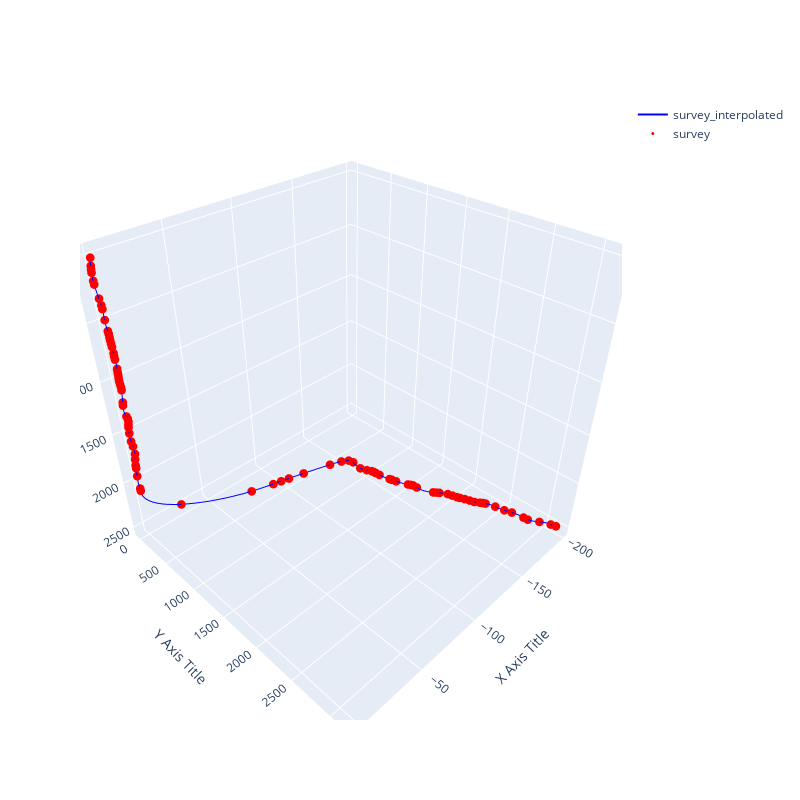

Notebook code for this chart:
### Code cell
# Interpolate survey - generate points every 30 meters
survey_data_interp = filtered_survey_data.interpolate_survey(step=30)

# Create a 3D scatter plot
fig = go.Figure()

# Add interpolated survey data as a blue line
fig.add_trace(go.Scatter3d(
    x=survey_data_interp.x,
    y=survey_data_interp.y,
    z=survey_data_interp.z,
    mode='lines',
    line=dict(color='blue'),
    name='survey_interpolated'
))

# Add filtered survey data as red markers
fig.add_trace(go.Scatter3d(
    x=filtered_survey_data.x,
    y=filtered_survey_data.y,
    z=filtered_survey_data.z,
    mode='markers',
    marker=dict(color='red', size=3),  # Adjust marker size here
    name='survey'
))

# Reverse the z-axis for better visualization
fig.update_scenes(zaxis_autorange="reversed")

# Customize the layout
fig.update_layout(
    width=800,  # Set the width of the plot
    height=800,  # Set the height of the plot
    scene=dict(
        xaxis_title='X Axis Title',
        yaxis_title='Y Axis Title',
        zaxis_title='Z Axis Title'
    )
)

# Show the plot
fig.show()

### Figure 1 — Plotly figure (JSON) as saved in the notebook; plotly's stock layout.template omitted (floating-point values rounded to 4 significant figures; data arrays with more than 128 entries replaced by an {"elided": "..."} marker saying what was removed)
{"data": [{"line": {"color": "blue"}, "mode": "lines", "name": "survey_interpolated", "type": "scatter3d", "x": {"elided": "274 float values"}, "y": {"elided": "274 float values"}, "z": {"elided": "274 float values"}}, {"marker": {"color": "red", "size": 3}, "mode": "markers", "name": "survey", "type": "scatter3d", "x": [0, 0.6935, 0.9485, 1.077, 1.147, 1.04, 0.05708, -0.4399, -0.5745, -0.5662, -0.9621, -1.12, -1.136, -1.136, -1.146, -1.23, -1.383, -1.556, -1.511, -1.593, -1.693, -1.628, -1.539, -1.523, -1.418, -1.342, -1.487, -1.717, -1.697, -0.853, -0.5347, -1.284, -1.825, -1.864, -1.46, -1.139, -0.8627, -0.9151, -1.486, -1.729, -1.015, -0.4737, -0.4161, -0.0006058, -0.2489, -0.2817, -24.49, -74.09, -90.41, -96.56, -102.7, -114.5, -135.6, -144.4, -149.0, -150.1, -148.7, -150.5, -152.1, -152.4, -152.6, -153.0, -154.8, -155.3, -156.2, -159.7, -160.8, -161.6, -161.7, -166.1, -167.5, -168.9, -172.1, -173.1, -174.1, -174.9, -176.5, -177.7, -178.7, -180.9, -182.0, -182.9, -184.9, -186.3, -188.1, -189.5, -189.9, -193.7, -197.2, -198.4], "y": [0, -0.1433, -0.1764, -0.136, 0.2634, 0.469, 1.189, 1.529, 1.622, 1.953, 2.97, 3.371, 3.772, 3.812, 4.162, 4.249, 4.028, 3.501, 3.267, 3.1, 3.236, 3.311, 3.32, 3.167, 3.002, 2.877, 2.608, 2.014, 1.597, 0.4787, 0.276, -0.9058, -1.357, -1.527, -1.452, -1.438, -1.715, -2.672, -3.148, -2.764, -1.87, -1.331, -1.425, -1.843, -2.776, -2.806, 97.01, 335.0, 415.9, 443.1, 469.9, 522.9, 627.0, 683.1, 735.9, 796.1, 938.6, 1021.0, 1077.0, 1106.0, 1134.0, 1190.0, 1328.0, 1355.0, 1409.0, 1547.0, 1573.0, 1600.0, 1654.0, 1844.0, 1872.0, 1899.0, 1982.0, 2035.0, 2090.0, 2118.0, 2173.0, 2228.0, 2281.0, 2335.0, 2362.0, 2389.0, 2499.0, 2606.0, 2688.0, 2826.0, 2878.0, 2988.0, 3098.0, 3152.0], "z": [0, 57.24, 84.52, 106.2, 166.6, 194.4, 306.3, 361.5, 390.4, 478.1, 569.2, 593.3, 620.7, 623.7, 646.6, 674.5, 704.3, 758.1, 785.8, 813.0, 893.6, 899.8, 926.2, 949.5, 976.2, 1003.0, 1030.0, 1059.0, 1087.0, 1195.0, 1222.0, 1331.0, 1358.0, 1386.0, 1412.0, 1438.0, 1493.0, 1575.0, 1629.0, 1710.0, 1761.0, 1819.0, 1847.0, 1930.0, 2067.0, 2092.0, 2391.0, 2511.0, 2510.0, 2509.0, 2509.0, 2510.0, 2510.0, 2507.0, 2506.0, 2506.0, 2506.0, 2503.0, 2501.0, 2500.0, 2500.0, 2500.0, 2499.0, 2499.0, 2499.0, 2497.0, 2497.0, 2497.0, 2497.0, 2497.0, 2497.0, 2497.0, 2496.0, 2495.0, 2495.0, 2495.0, 2495.0, 2494.0, 2493.0, 2492.0, 2491.0, 2490.0, 2488.0, 2487.0, 2486.0, 2485.0, 2485.0, 2486.0, 2488.0, 2489.0]}], "layout": {"height": 800, "scene": {"xaxis": {"title": {"text": "X Axis Title"}}, "yaxis": {"title": {"text": "Y Axis Title"}}, "zaxis": {"autorange": "reversed", "title": {"text": "Z Axis Title"}}}, "width": 800}}
